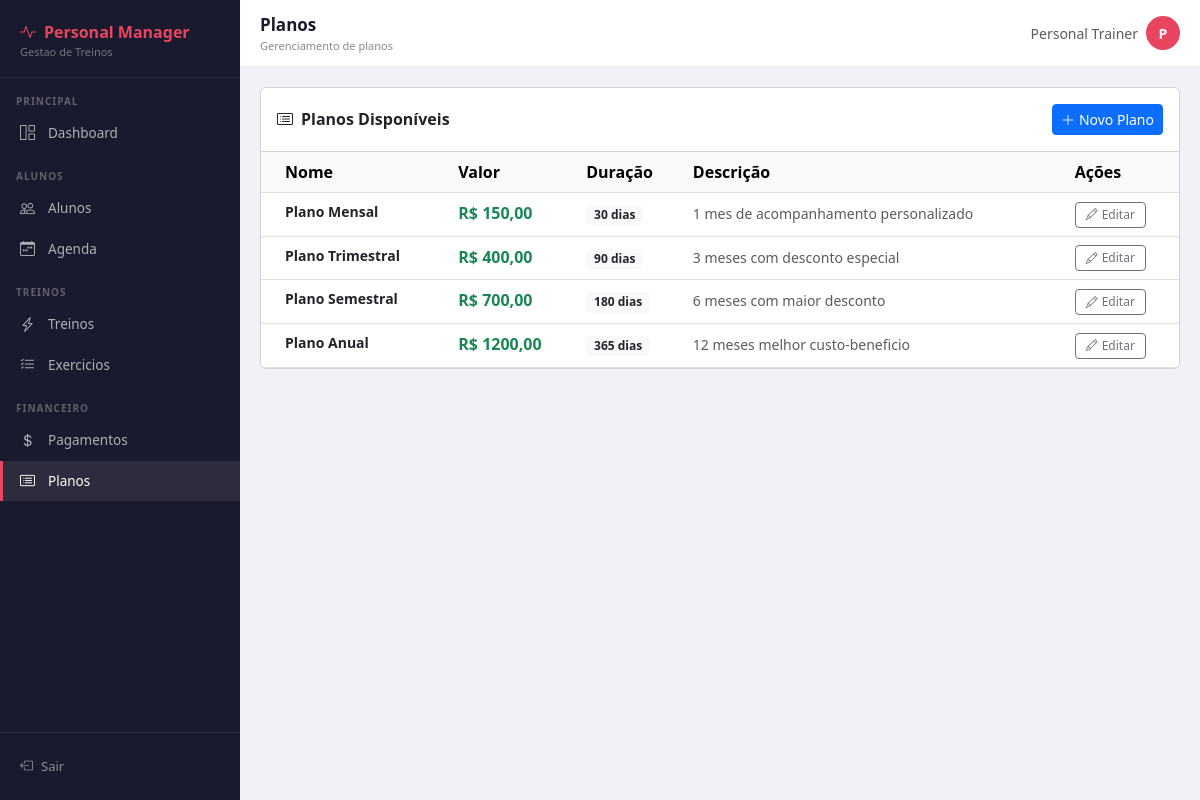
/financeiro/planos/ (signed in), run on the app's committed database.
### financeiro/models.py (models this page shows, shortened)
class Plano(models.Model):
    nome = models.CharField(max_length=100)
    valor = models.DecimalField(max_digits=8, decimal_places=2)
    duracao = models.PositiveIntegerField(help_text='Duração em dias')
    descricao = models.TextField(blank=True)
    ativo = models.BooleanField(default=True)
    class Meta:
        verbose_name = 'Plano'
        verbose_name_plural = 'Planos'
        ordering = ['valor']

### financeiro/views.py (the view)
# urls.py: path('planos/',                 views.lista_planos,       name='lista_planos'),
@login_required
def lista_planos(request):
    planos = Plano.objects.filter(ativo=True)
    return render(request, 'financeiro/planos.html', {'planos': planos})

### financeiro/templates/financeiro/planos.html (shortened to what this page needs)
{% extends 'core/base.html' %}
{% block page_title %}Planos{% endblock %}
{% block page_subtitle %}Gerenciamento de planos{% endblock %}
{% block content %}
<div class="card">
  <div class="card-header bg-white d-flex justify-content-between align-items-center py-3">
    <h6 class="mb-0 fw-bold"><i class="bi bi-card-list me-2"></i>Planos Disponíveis</h6>
    <a href="{% url 'criar_plano' %}" class="btn btn-primary btn-sm">
      <i class="bi bi-plus-lg me-1"></i>Novo Plano
    </a>
  </div>
  <div class="card-body p-0">
    <table class="table table-hover mb-0">
      <thead class="table-light">
        <tr>
          <th class="ps-4">Nome</th>
          <th>Valor</th>
          <th>Duração</th>
          <th>Descrição</th>
          <th>Ações</th>
        </tr>
      </thead>
      <tbody>
        {% for plano in planos %}
        <tr>
          <td class="ps-4 fw-semibold small">{{ plano.nome }}</td>
          <td><span class="fw-bold text-success">R$ {{ plano.valor }}</span></td>
          <td><span class="badge bg-light text-dark">{{ plano.duracao }} dias</span></td>
          <td><small class="text-muted">{{ plano.descricao|truncatechars:50|default:"-" }}</small></td>
          <td>
            <a href="{% url 'editar_plano' plano.pk %}" class="btn btn-sm btn-outline-secondary" style="padding:3px 10px;font-size:12px;">
              <i class="bi bi-pencil me-1"></i>Editar
            </a>
          </td>
        </tr>
        {% endfor %}
      </tbody>
    </table>
  </div>
</div>
{% endblock %}

### core/templates/core/base.html (shortened to what this page needs)
<!DOCTYPE html>
<html lang="pt-br">
<head>
  <link href="https://cdn.jsdelivr.net/npm/bootstrap@5.3.0/dist/css/bootstrap.min.css" rel="stylesheet">
  <link href="https://cdn.jsdelivr.net/npm/bootstrap-icons@1.11.0/font/bootstrap-icons.css" rel="stylesheet">
</head>
<body>
<div class="sidebar" id="sidebar">
  <div class="sidebar-brand">
    <div class="brand-name"><i class="bi bi-activity me-2"></i>Personal Manager</div>
    <div class="brand-sub">Gestao de Treinos</div>
  </div>
  <div class="sidebar-section">Principal</div>
  <ul class="nav flex-column">
    <li class="nav-item">
      <a href="{% url 'dashboard' %}" class="{% if request.resolver_match.url_name == 'dashboard' %}active{% endif %}" onclick="closeSidebar()">
        <i class="bi bi-grid-1x2"></i> Dashboard
      </a>
    </li>
  </ul>
  <div class="sidebar-section">Alunos</div>
  <ul class="nav flex-column">
    <li class="nav-item">
      <a href="{% url 'lista_alunos' %}" class="{% if 'aluno' in request.resolver_match.url_name %}active{% endif %}" onclick="closeSidebar()">
        <i class="bi bi-people"></i> Alunos
      </a>
    </li>
    <li class="nav-item">
      <a href="{% url 'agenda_personal' %}" class="{% if 'agenda' in request.resolver_match.url_name %}active{% endif %}" onclick="closeSidebar()">
        <i class="bi bi-calendar-week"></i> Agenda
      </a>
    </li>
  </ul>
  <div class="sidebar-section">Treinos</div>
  <ul class="nav flex-column">
    <li class="nav-item">
      <a href="{% url 'lista_treinos' %}" class="{% if 'treino' in request.resolver_match.url_name %}active{% endif %}" onclick="closeSidebar()">
        <i class="bi bi-lightning-charge"></i> Treinos
      </a>
    </li>
    <li class="nav-item">
      <a href="{% url 'lista_exercicios' %}" class="{% if 'exercicio' in request.resolver_match.url_name %}active{% endif %}" onclick="closeSidebar()">
        <i class="bi bi-list-check"></i> Exercicios
      </a>
    </li>
  </ul>
  <div class="sidebar-section">Financeiro</div>
  <ul class="nav flex-column">
    <li class="nav-item">
      <a href="{% url 'lista_pagamentos' %}" class="{% if 'pagamento' in request.resolver_match.url_name %}active{% endif %}" onclick="closeSidebar()">
        <i class="bi bi-currency-dollar"></i> Pagamentos
      </a>
    </li>
    <li class="nav-item">
      <a href="{% url 'lista_planos' %}" class="{% if 'plano' in request.resolver_match.url_name %}active{% endif %}" onclick="closeSidebar()">
        <i class="bi bi-card-list"></i> Planos
      </a>
    </li>
  </ul>
  <div class="sidebar-footer">
    <a href="{% url 'logout' %}">
      <i class="bi bi-box-arrow-left"></i> Sair
    </a>
  </div>
</div>
<div class="main-content">
  <div class="topbar">
    <div class="d-flex align-items-center gap-2" style="min-width:0;">
      <div style="min-width:0;">
        <div class="page-title">{% block page_title %}{% endblock %}</div>
        <div class="page-subtitle">{% block page_subtitle %}{% endblock %}</div>
      </div>
    </div>
    <div class="d-flex align-items-center gap-2" style="flex-shrink:0;">
      <span class="text-muted small d-none d-md-inline">
        {{ request.user.get_full_name|default:request.user.username }}
      </span>
      <div class="rounded-circle d-flex align-items-center justify-content-center"
           style="width:34px;height:34px;background:var(--red);color:#fff;font-weight:700;font-size:14px;flex-shrink:0;">
        {{ request.user.username|first|upper }}
      </div>
    </div>
  </div>
  <div class="content-area">
    {% block content %}{% endblock %}
  </div>
</div>
</body>
</html>

### core/templates/core/base.html (style rules this page uses)
:root { --red: #e94560; --dark: #1a1a2e; --navy: #0f3460; --teal: #1abc9c; }
* { box-sizing: border-box; }
body { background: #f0f2f7; min-height: 100vh; overflow-x: hidden; }
.sidebar { width: 240px; min-height: 100vh; background: var(--dark); position: fixed; top: 0; left: 0; z-index: 1000; display: flex; flex-direction: column; transition: transform .3s ease; }
.sidebar-brand { padding: 20px 20px 16px; border-bottom: 1px solid rgba(255,255,255,.08); }
.sidebar-brand .brand-name { color: var(--red); font-weight: 700; font-size: 16px; white-space: nowrap; overflow: hidden; text-overflow: ellipsis; }
.sidebar-brand .brand-sub { color: rgba(255,255,255,.4); font-size: 11px; }
.sidebar-section { padding: 16px 16px 4px; font-size: 10px; font-weight: 700; letter-spacing: 1px; text-transform: uppercase; color: rgba(255,255,255,.3); }
.nav-item a { display: flex; align-items: center; gap: 10px; padding: 9px 20px; color: rgba(255,255,255,.65); text-decoration: none; font-size: 13.5px; transition: all .2s; white-space: nowrap; }
.nav-item a:hover, .nav-item a.active { color: #fff; background: rgba(255,255,255,.08); border-left: 3px solid var(--red); padding-left: 17px; }
.nav-item a i { font-size: 15px; width: 18px; flex-shrink: 0; }
.sidebar-footer { margin-top: auto; padding: 16px; border-top: 1px solid rgba(255,255,255,.08); }
.sidebar-footer a { display: flex; align-items: center; gap: 8px; color: rgba(255,255,255,.5); font-size: 13px; text-decoration: none; padding: 8px 4px; }
.main-content { margin-left: 240px; min-height: 100vh; min-width: 0; overflow-x: hidden; }
.topbar { background: #fff; padding: 12px 20px; border-bottom: 1px solid #eee; display: flex; align-items: center; justify-content: space-between; position: sticky; top: 0; z-index: 99; flex-wrap: wrap; gap: 8px; }
.topbar .page-title { font-weight: 700; font-size: 17px; color: var(--dark); white-space: nowrap; overflow: hidden; text-overflow: ellipsis; max-width: 60vw; }
.topbar .page-subtitle { font-size: 11px; color: #888; }
.content-area { padding: 20px; overflow-x: hidden; }
.table { min-width: 500px; }
.card { overflow: hidden; }

### data on the page
Plano: nome "Plano Mensal", valor "150,00", duracao "30", descricao "1 mes de acompanhamento personalizado"
Plano: nome "Plano Trimestral", valor "400,00", duracao "90", descricao "3 meses com desconto especial"
Plano: nome "Plano Semestral", valor "700,00", duracao "180", descricao "6 meses com maior desconto"
Plano: nome "Plano Anual", valor "1200,00", duracao "365", descricao "12 meses melhor custo-beneficio"

### other printed values
{{ request.user.get_full_name|default:request.user.username }} "Personal Trainer"
{{ request.user.username|first|upper }} "P"
